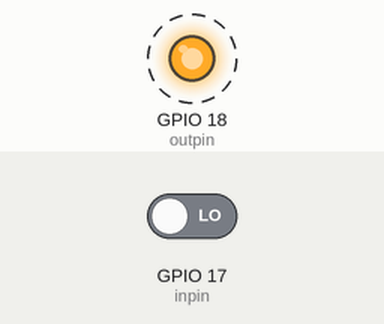
A program run on a simulated Raspberry Pi (BCM pin numbers). Parts: output pins drawn as LEDs (lit = HIGH). Dashed ring = blinking. The test bench sets the inputs (shaded band); at power-on: GPIO 17 (inpin) LOW. What the program prints to the terminal is not drawn.

Above: at 0.2 s.
Timing chart, 0 to 3.0 s (numbered marks = the images above):
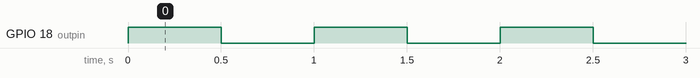

The program:

main.py
```python
import time
import RPi.GPIO as io

outpin = 18 # BCM pin, onboard 12
inpin = 17 # BCM, onboard 11, use pullUp

io.setmode(io.BCM)
io.setup(outpin, io.OUT)
io.setup(inpin, io.IN)

while True:
	io.output(outpin, io.HIGH)
	print "recv: ", io.input(inpin)
	time.sleep(0.5)
	io.output(outpin, io.LOW)
	print "recv: ", io.input(inpin)
	time.sleep(0.5)
```

Measured:
- by itself, GPIO 18 (outpin): alternates HIGH for 0.50 s and LOW for 0.50 s
